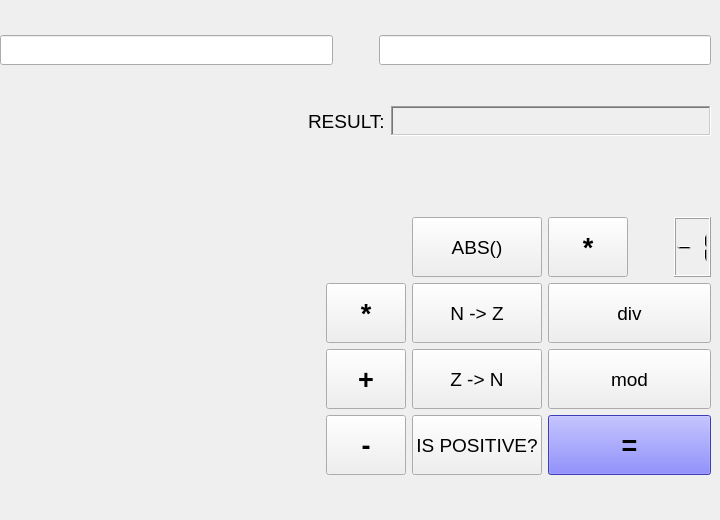
       <widget class="QWidget" name="Integerw">
        <attribute name="title">
         <string>Integer Numbers</string>
        </attribute>
        <widget class="QWidget" name="gridLayoutWidget_4">
         <property name="geometry">
          <rect>
           <x>0</x>
           <y>0</y>
           <width>711</width>
           <height>511</height>
          </rect>
         </property>
         <layout class="QGridLayout" name="gridLayout_4">
          <property name="sizeConstraint">
           <enum>QLayout::SetNoConstraint</enum>
          </property>
          <item row="4" column="0">
           <layout class="QGridLayout" name="gridLayout_5">
            <item row="3" column="2">
             <widget class="QPushButton" name="TRANS_N_Z_BUTTON">
              <property name="minimumSize">
               <size>
                <width>20</width>
                <height>60</height>
               </size>
              </property>
              <property name="maximumSize">
               <size>
                <width>16777215</width>
                <height>60</height>
               </size>
              </property>
              <property name="font">
               <font>
                <pointsize>14</pointsize>
               </font>
              </property>
              <property name="whatsThis">
               <string> (COM_NN_D)</string>
              </property>
              <property name="text">
               <string>N -&gt; Z</string>
              </property>
             </widget>
            </item>
            <item row="4" column="1">
             <widget class="QPushButton" name="ADD_ZZ_Z_BUTTON">
              <property name="minimumSize">
               <size>
                <width>80</width>
                <height>60</height>
               </size>
              </property>
              <property name="maximumSize">
               <size>
                <width>16777215</width>
                <height>60</height>
               </size>
              </property>
              <property name="font">
               <font>
                <pointsize>20</pointsize>
                <bold>true</bold>
               </font>
              </property>
              <property name="whatsThis">
               <string> (ADD_NN_N)</string>
              </property>
              <property name="text">
               <string>+</string>
              </property>
             </widget>
            </item>
            <item row="5" column="0">
             <spacer name="horizontalSpacer_13">
              <property name="orientation">
               <enum>Qt::Horizontal</enum>
              </property>
              <property name="sizeHint" stdset="0">
               <size>
                <width>40</width>
                <height>20</height>
               </size>
              </property>
             </spacer>
            </item>
            <item row="5" column="3">
             <widget class="QPushButton" name="pushButton_16">
              <property name="minimumSize">
               <size>
                <width>80</width>
                <height>60</height>
               </size>
              </property>
              <property name="maximumSize">
               <size>
                <width>16777215</width>
                <height>60</height>
               </size>
              </property>
              <property name="palette">
               <palette>
                <active>
                 <colorrole role="WindowText">
                  <brush brushstyle="SolidPattern">
                   <color alpha="255">
                    <red>0</red>
                    <green>0</green>
                    <blue>0</blue>
                   </color>
                  </brush>
                 </colorrole>
                 <colorrole role="Button">
                  <brush brushstyle="SolidPattern">
                   <color alpha="255">
                    <red>85</red>
                    <green>85</green>
                    <blue>255</blue>
                   </color>
                  </brush>
                 </colorrole>
                 <colorrole role="Light">
                  <brush brushstyle="SolidPattern">
                   <color alpha="255">
                    <red>212</red>
                    <green>212</green>
                    <blue>255</blue>
                   </color>
                  </brush>
                 </colorrole>
                 <colorrole role="Midlight">
                  <brush brushstyle="SolidPattern">
                   <color alpha="255">
                    <red>148</red>
                    <green>148</green>
                    <blue>255</blue>
                   </color>
                  </brush>
                 </colorrole>
                 <colorrole role="Dark">
                  <brush brushstyle="SolidPattern">
                   <color alpha="255">
                    <red>42</red>
                    <green>42</green>
                    <blue>127</blue>
                   </color>
                  </brush>
                 </colorrole>
                 <colorrole role="Mid">
                  <brush brushstyle="SolidPattern">
                   <color alpha="255">
                    <red>57</red>
                    <green>57</green>
                    <blue>170</blue>
                   </color>
                  </brush>
                 </colorrole>
                 <colorrole role="Text">
                  <brush brushstyle="SolidPattern">
                   <color alpha="255">
                    <red>0</red>
                    <green>0</green>
                    <blue>0</blue>
                   </color>
                  </brush>
                 </colorrole>
                 <colorrole role="BrightText">
                  <brush brushstyle="SolidPattern">
                   <color alpha="255">
                    <red>255</red>
                    <green>255</green>
                    <blue>255</blue>
                   </color>
                  </brush>
                 </colorrole>
                 <colorrole role="ButtonText">
                  <brush brushstyle="SolidPattern">
                   <color alpha="255">
                    <red>0</red>
                    <green>0</green>
                    <blue>0</blue>
                   </color>
                  </brush>
                 </colorrole>
                 <colorrole role="Base">
                  <brush brushstyle="SolidPattern">
                   <color alpha="255">
                    <red>255</red>
                    <green>255</green>
                    <blue>255</blue>
                   </color>
                  </brush>
                 </colorrole>
                 <colorrole role="Window">
                  <brush brushstyle="SolidPattern">
                   <color alpha="255">
                    <red>85</red>
                    <green>85</green>
                    <blue>255</blue>
                   </color>
                  </brush>
                 </colorrole>
                 <colorrole role="Shadow">
                  <brush brushstyle="SolidPattern">
                   <color alpha="255">
                    <red>0</red>
                    <green>0</green>
                    <blue>0</blue>
                   </color>
                  </brush>
                 </colorrole>
                 <colorrole role="AlternateBase">
                  <brush brushstyle="SolidPattern">
                   <color alpha="255">
                    <red>170</red>
                    <green>170</green>
                    <blue>255</blue>
                   </color>
                  </brush>
                 </colorrole>
                 <colorrole role="ToolTipBase">
                  <brush brushstyle="SolidPattern">
                   <color alpha="255">
                    <red>255</red>
                    <green>255</green>
                    <blue>220</blue>
                   </color>
                  </brush>
                 </colorrole>
                 <colorrole role="ToolTipText">
                  <brush brushstyle="SolidPattern">
                   <color alpha="255">
                    <red>0</red>
                    <green>0</green>
                    <blue>0</blue>
                   </color>
                  </brush>
                 </colorrole>
                 <colorrole role="PlaceholderText">
                  <brush brushstyle="SolidPattern">
                   <color alpha="127">
                    <red>0</red>
                    <green>0</green>
                    <blue>0</blue>
                   </color>
                  </brush>
                 </colorrole>
                 <colorrole role="Accent">
                  <brush brushstyle="SolidPattern">
                   <color alpha="255">
                    <red>255</red>
                    <green>255</green>
                    <blue>255</blue>
                   </color>
                  </brush>
                 </colorrole>
                </active>
                <inactive>
                 <colorrole role="WindowText">
                  <brush brushstyle="SolidPattern">
                   <color alpha="255">
                    <red>0</red>
                    <green>0</green>
                    <blue>0</blue>
                   </color>
                  </brush>
                 </colorrole>
                 <colorrole role="Button">
                  <brush brushstyle="SolidPattern">
                   <color alpha="255">
                    <red>85</red>
                    <green>85</green>
                    <blue>255</blue>
                   </color>
                  </brush>
                 </colorrole>
                 <colorrole role="Light">
                  <brush brushstyle="SolidPattern">
                   <color alpha="255">
                    <red>212</red>
                    <green>212</green>
                    <blue>255</blue>
                   </color>
                  </brush>
                 </colorrole>
                 <colorrole role="Midlight">
                  <brush brushstyle="SolidPattern">
                   <color alpha="255">
                    <red>148</red>
                    <green>148</green>
                    <blue>255</blue>
                   </color>
                  </brush>
                 </colorrole>
                 <colorrole role="Dark">
                  <brush brushstyle="SolidPattern">
                   <color alpha="255">
                    <red>42</red>
                    <green>42</green>
                    <blue>127</blue>
                   </color>
                  </brush>
                 </colorrole>
                 <colorrole role="Mid">
                  <brush brushstyle="SolidPattern">
                   <color alpha="255">
                    <red>57</red>
                    <green>57</green>
                    <blue>170</blue>
                   </color>
                  </brush>
                 </colorrole>
                 <colorrole role="Text">
                  <brush brushstyle="SolidPattern">
                   <color alpha="255">
                    <red>0</red>
                    <green>0</green>
                    <blue>0</blue>
                   </color>
                  </brush>
                 </colorrole>
                 <colorrole role="BrightText">
                  <brush brushstyle="SolidPattern">
                   <color alpha="255">
                    <red>255</red>
                    <green>255</green>
                    <blue>255</blue>
                   </color>
                  </brush>
                 </colorrole>
                 <colorrole role="ButtonText">
                  <brush brushstyle="SolidPattern">
                   <color alpha="255">
                    <red>0</red>
                    <green>0</green>
                    <blue>0</blue>
                   </color>
                  </brush>
                 </colorrole>
                 <colorrole role="Base">
                  <brush brushstyle="SolidPattern">
                   <color alpha="255">
                    <red>255</red>
                    <green>255</green>
                    <blue>255</blue>
                   </color>
                  </brush>
                 </colorrole>
                 <colorrole role="Window">
                  <brush brushstyle="SolidPattern">
                   <color alpha="255">
                    <red>85</red>
                    <green>85</green>
                    <blue>255</blue>
                   </color>
                  </brush>
                 </colorrole>
                 <colorrole role="Shadow">
                  <brush brushstyle="SolidPattern">
                   <color alpha="255">
                    <red>0</red>
                    <green>0</green>
                    <blue>0</blue>
                   </color>
                  </brush>
                 </colorrole>
                 <colorrole role="AlternateBase">
                  <brush brushstyle="SolidPattern">
                   <color alpha="255">
                    <red>170</red>
                    <green>170</green>
                    <blue>255</blue>
                   </color>
                  </brush>
                 </colorrole>
                 <colorrole role="ToolTipBase">
                  <brush brushstyle="SolidPattern">
                   <color alpha="255">
                    <red>255</red>
                    <green>255</green>
                    <blue>220</blue>
                   </color>
                  </brush>
                 </colorrole>
                 <colorrole role="ToolTipText">
                  <brush brushstyle="SolidPattern">
                   <color alpha="255">
                    <red>0</red>
                    <green>0</green>
                    <blue>0</blue>
                   </color>
                  </brush>
                 </colorrole>
                 <colorrole role="PlaceholderText">
                  <brush brushstyle="SolidPattern">
                   <color alpha="127">
                    <red>0</red>
                    <green>0</green>
                    <blue>0</blue>
                   </color>
                  </brush>
                 </colorrole>
                 <colorrole role="Accent">
                  <brush brushstyle="SolidPattern">
                   <color alpha="255">
                    <red>255</red>
                    <green>255</green>
                    <blue>255</blue>
                   </color>
                  </brush>
                 </colorrole>
                </inactive>
                <disabled>
                 <colorrole role="WindowText">
                  <brush brushstyle="SolidPattern">
                   <color alpha="255">
                    <red>42</red>
                    <green>42</green>
                    <blue>127</blue>
                   </color>
                  </brush>
                 </colorrole>
                 <colorrole role="Button">
                  <brush brushstyle="SolidPattern">
                   <color alpha="255">
                    <red>85</red>
                    <green>85</green>
                    <blue>255</blue>
                   </color>
                  </brush>
                 </colorrole>
                 <colorrole role="Light">
                  <brush brushstyle="SolidPattern">
                   <color alpha="255">
                    <red>212</red>
                    <green>212</green>
                    <blue>255</blue>
                   </color>
                  </brush>
                 </colorrole>
                 <colorrole role="Midlight">
                  <brush brushstyle="SolidPattern">
                   <color alpha="255">
                    <red>148</red>
                    <green>148</green>
                    <blue>255</blue>
                   </color>
                  </brush>
                 </colorrole>
                 <colorrole role="Dark">
                  <brush brushstyle="SolidPattern">
                   <color alpha="255">
                    <red>42</red>
                    <green>42</green>
                    <blue>127</blue>
                   </color>
                  </brush>
                 </colorrole>
                 <colorrole role="Mid">
                  <brush brushstyle="SolidPattern">
                   <color alpha="255">
                    <red>57</red>
                    <green>57</green>
                    <blue>170</blue>
                   </color>
                  </brush>
                 </colorrole>
                 <colorrole role="Text">
                  <brush brushstyle="SolidPattern">
                   <color alpha="255">
                    <red>42</red>
                    <green>42</green>
                    <blue>127</blue>
                   </color>
                  </brush>
                 </colorrole>
                 <colorrole role="BrightText">
                  <brush brushstyle="SolidPattern">
                   <color alpha="255">
                    <red>255</red>
                    <green>255</green>
                    <blue>255</blue>
                   </color>
                  </brush>
                 </colorrole>
                 <colorrole role="ButtonText">
                  <brush brushstyle="SolidPattern">
                   <color alpha="255">
                    <red>42</red>
                    <green>42</green>
                    <blue>127</blue>
                   </color>
                  </brush>
                 </colorrole>
                 <colorrole role="Base">
                  <brush brushstyle="SolidPattern">
                   <color alpha="255">
                    <red>85</red>
                    <green>85</green>
                    <blue>255</blue>
                   </color>
                  </brush>
                 </colorrole>
                 <colorrole role="Window">
                  <brush brushstyle="SolidPattern">
                   <color alpha="255">
                    <red>85</red>
                    <green>85</green>
                    <blue>255</blue>
                   </color>
                  </brush>
                 </colorrole>
                 <colorrole role="Shadow">
                  <brush brushstyle="SolidPattern">
                   <color alpha="255">
                    <red>0</red>
                    <green>0</green>
                    <blue>0</blue>
                   </color>
                  </brush>
                 </colorrole>
                 <colorrole role="AlternateBase">
                  <brush brushstyle="SolidPattern">
                   <color alpha="255">
                    <red>85</red>
                    <green>85</green>
                    <blue>255</blue>
                   </color>
                  </brush>
                 </colorrole>
                 <colorrole role="ToolTipBase">
                  <brush brushstyle="SolidPattern">
                   <color alpha="255">
                    <red>255</red>
                    <green>255</green>
                    <blue>220</blue>
                   </color>
                  </brush>
                 </colorrole>
                 <colorrole role="ToolTipText">
                  <brush brushstyle="SolidPattern">
                   <color alpha="255">
                    <red>0</red>
                    <green>0</green>
                    <blue>0</blue>
                   </color>
                  </brush>
                 </colorrole>
                 <colorrole role="PlaceholderText">
                  <brush brushstyle="SolidPattern">
                   <color alpha="127">
                    <red>42</red>
                    <green>42</green>
                    <blue>127</blue>
                   </color>
                  </brush>
                 </colorrole>
                 <colorrole role="Accent">
                  <brush brushstyle="SolidPattern">
                   <color alpha="255">
                    <red>161</red>
                    <green>161</green>
                    <blue>255</blue>
                   </color>
                  </brush>
                 </colorrole>
                </disabled>
               </palette>
              </property>
              <property name="font">
               <font>
                <pointsize>20</pointsize>
                <bold>true</bold>
               </font>
              </property>
              <property name="text">
               <string>=</string>
              </property>
             </widget>
            </item>
            <item row="2" column="3">
             <layout class="QHBoxLayout" name="horizontalLayout_6">
              <item>
               <widget class="QPushButton" name="MUL_ZM_Z_BUTTON">
                <property name="minimumSize">
                 <size>
                  <width>80</width>
                  <height>60</height>
                 </size>
                </property>
                <property name="maximumSize">
                 <size>
                  <width>16777215</width>
                  <height>60</height>
                 </size>
                </property>
                <property name="font">
                 <font>
                  <pointsize>20</pointsize>
                  <bold>true</bold>
                 </font>
                </property>
                <property name="whatsThis">
                 <string>D (MUL_ND_N)</string>
                </property>
                <property name="text">
                 <string>*</string>
                </property>
               </widget>
              </item>
              <item>
               <spacer name="horizontalSpacer_17">
                <property name="orientation">
                 <enum>Qt::Horizontal</enum>
                </property>
                <property name="sizeType">
                 <enum>QSizePolicy::Minimum</enum>
                </property>
                <property name="sizeHint" stdset="0">
                 <size>
                  <width>40</width>
                  <height>20</height>
                 </size>
                </property>
               </spacer>
              </item>
              <item>
               <widget class="QLCDNumber" name="lcdNumber">
                <property name="font">
                 <font>
                  <pointsize>14</pointsize>
                 </font>
                </property>
                <property name="digitCount">
                 <number>2</number>
                </property>
                <property name="intValue" stdset="0">
                 <number>-1</number>
                </property>
               </widget>
              </item>
             </layout>
            </item>
            <item row="4" column="0">
             <spacer name="horizontalSpacer_12">
              <property name="orientation">
               <enum>Qt::Horizontal</enum>
              </property>
              <property name="sizeHint" stdset="0">
               <size>
                <width>40</width>
                <height>20</height>
               </size>
              </property>
             </spacer>
            </item>
            <item row="3" column="0">
             <spacer name="horizontalSpacer_11">
              <property name="orientation">
               <enum>Qt::Horizontal</enum>
              </property>
              <property name="sizeHint" stdset="0">
               <size>
                <width>40</width>
                <height>20</height>
               </size>
              </property>
             </spacer>
            </item>
            <item row="5" column="2">
             <widget class="QPushButton" name="POZ_Z_D_BUTTON">
              <property name="minimumSize">
               <size>
                <width>80</width>
                <height>60</height>
               </size>
              </property>
              <property name="maximumSize">
               <size>
                <width>16777215</width>
                <height>60</height>
               </size>
              </property>
              <property name="font">
               <font>
                <pointsize>14</pointsize>
               </font>
              </property>
              <property name="whatsThis">
               <string> (DIV_NN_Dk)</string>
              </property>
              <property name="text">
               <string>IS POSITIVE?</string>
              </property>
             </widget>
            </item>
            <item row="4" column="2">
             <layout class="QHBoxLayout" name="horizontalLayout_5">
              <item>
               <widget class="QPushButton" name="TRANS_Z_N_BUTTON">
                <property name="minimumSize">
                 <size>
                  <width>80</width>
                  <height>60</height>
                 </size>
                </property>
                <property name="maximumSize">
                 <size>
                  <width>16777215</width>
                  <height>60</height>
                 </size>
                </property>
                <property name="font">
                 <font>
                  <pointsize>14</pointsize>
                 </font>
                </property>
                <property name="whatsThis">
                 <string> (NZER_N_B)</string>
                </property>
                <property name="text">
                 <string>Z -&gt; N</string>
                </property>
               </widget>
              </item>
             </layout>
            </item>
            <item row="3" column="3">
             <widget class="QPushButton" name="DIV_ZZ_Z_BUTTON">
              <property name="minimumSize">
               <size>
                <width>80</width>
                <height>60</height>
               </size>
              </property>
              <property name="maximumSize">
               <size>
                <width>16777215</width>
                <height>60</height>
               </size>
              </property>
              <property name="font">
               <font>
                <pointsize>14</pointsize>
               </font>
              </property>
              <property name="whatsThis">
               <string> (DIV_NN_N)</string>
              </property>
              <property name="text">
               <string>div</string>
              </property>
             </widget>
            </item>
            <item row="5" column="1">
             <widget class="QPushButton" name="SUB_ZZ_Z_BUTTON">
              <property name="minimumSize">
               <size>
                <width>80</width>
                <height>60</height>
               </size>
              </property>
              <property name="maximumSize">
               <size>
                <width>16777215</width>
                <height>60</height>
               </size>
              </property>
              <property name="font">
               <font>
                <family>Segoe UI</family>
                <pointsize>20</pointsize>
                <bold>true</bold>
               </font>
              </property>
              <property name="whatsThis">
               <string> (SUB_NN_N)</string>
              </property>
              <property name="text">
               <string>-</string>
              </property>
             </widget>
            </item>
            <item row="3" column="1">
             <widget class="QPushButton" name="MUL_ZZ_Z_BUTTON">
              <property name="minimumSize">
               <size>
                <width>80</width>
                <height>60</height>
               </size>
              </property>
              <property name="maximumSize">
               <size>
                <width>80</width>
                <height>60</height>
               </size>
              </property>
              <property name="font">
               <font>
                <pointsize>20</pointsize>
                <bold>true</bold>
               </font>
              </property>
              <property name="whatsThis">
               <string> (MUL_NN_N)</string>
              </property>
              <property name="text">
               <string>*</string>
              </property>
             </widget>
            </item>
            <item row="2" column="0">
             <spacer name="horizontalSpacer_16">
              <property name="orientation">
               <enum>Qt::Horizontal</enum>
              </property>
              <property name="sizeType">
               <enum>QSizePolicy::Expanding</enum>
              </property>
              <property name="sizeHint" stdset="0">
               <size>
                <width>40</width>
                <height>20</height>
               </size>
              </property>
             </spacer>
            </item>
            <item row="4" column="3">
             <widget class="QPushButton" name="MOD_ZZ_Z_BUTTON">
              <property name="minimumSize">
               <size>
                <width>80</width>
                <height>60</height>
               </size>
              </property>
              <property name="maximumSize">
               <size>
                <width>16777215</width>
                <height>60</height>
               </size>
              </property>
              <property name="font">
               <font>
                <pointsize>14</pointsize>
               </font>
              </property>
              <property name="whatsThis">
               <string> (MOD_NN_N)</string>
              </property>
              <property name="text">
               <string>mod</string>
              </property>
             </widget>
            </item>
            <item row="2" column="2">
             <widget class="QPushButton" name="ABS_Z_N_BUTTON">
              <property name="minimumSize">
               <size>
                <width>20</width>
                <height>60</height>
               </size>
              </property>
              <property name="maximumSize">
               <size>
                <width>16777215</width>
                <height>60</height>
               </size>
              </property>
              <property name="font">
               <font>
                <pointsize>14</pointsize>
               </font>
              </property>
              <property name="whatsThis">
               <string> (COM_NN_D)</string>
              </property>
              <property name="text">
               <string>ABS()</string>
              </property>
             </widget>
            </item>
           </layout>
          </item>
          <item row="0" column="0">
           <layout class="QHBoxLayout" name="horizontalLayout_7">
            <item>
             <widget class="QLineEdit" name="INTEGER_INPUT1">
              <property name="maximumSize">
               <size>
                <width>16777215</width>
                <height>30</height>
               </size>
              </property>
              <property name="font">
               <font>
                <pointsize>14</pointsize>
               </font>
              </property>
             </widget>
            </item>
            <item>
             <spacer name="horizontalSpacer_18">
              <property name="orientation">
               <enum>Qt::Horizontal</enum>
              </property>
              <property name="sizeType">
               <enum>QSizePolicy::Minimum</enum>
              </property>
              <property name="sizeHint" stdset="0">
               <size>
                <width>40</width>
                <height>20</height>
               </size>
              </property>
             </spacer>
            </item>
            <item>
             <widget class="QLineEdit" name="INTEGER_OUTPUT2">
              <property name="maximumSize">
               <size>
                <width>16777215</width>
                <height>30</height>
               </size>
              </property>
              <property name="font">
               <font>
                <pointsize>14</pointsize>
               </font>
              </property>
             </widget>
            </item>
           </layout>
          </item>
          <item row="2" column="0">
           <layout class="QHBoxLayout" name="horizontalLayout_8">
            <item>
             <spacer name="horizontalSpacer_19">
              <property name="orientation">
               <enum>Qt::Horizontal</enum>
              </property>
              <property name="sizeHint" stdset="0">
               <size>
                <width>40</width>
                <height>20</height>
               </size>
              </property>
             </spacer>
            </item>
            <item>
             <widget class="QLabel" name="label_2">
              <property name="font">
               <font>
                <pointsize>14</pointsize>
               </font>
              </property>
              <property name="text">
               <string>RESULT:</string>
              </property>
             </widget>
            </item>
            <item>
             <widget class="QLabel" name="INTEGER_OUTPUT">
              <property name="minimumSize">
               <size>
                <width>320</width>
                <height>0</height>
               </size>
              </property>
              <property name="maximumSize">
               <size>
                <width>16777215</width>
                <height>30</height>
               </size>
              </property>
              <property name="font">
               <font>
                <pointsize>7</pointsize>
               </font>
              </property>
              <property name="autoFillBackground">
               <bool>true</bool>
              </property>
              <property name="frameShape">
               <enum>QFrame::WinPanel</enum>
              </property>
              <property name="frameShadow">
               <enum>QFrame::Sunken</enum>
              </property>
              <property name="text">
               <string/>
              </property>
             </widget>
            </item>
           </layout>
          </item>
          <item row="3" column="0">
           <spacer name="verticalSpacer_3">
            <property name="orientation">
             <enum>Qt::Vertical</enum>
            </property>
            <property name="sizeType">
             <enum>QSizePolicy::Fixed</enum>
            </property>
            <property name="sizeHint" stdset="0">
             <size>
              <width>20</width>
              <height>40</height>
             </size>
            </property>
           </spacer>
          </item>
         </layout>
        </widget>
       </widget>
